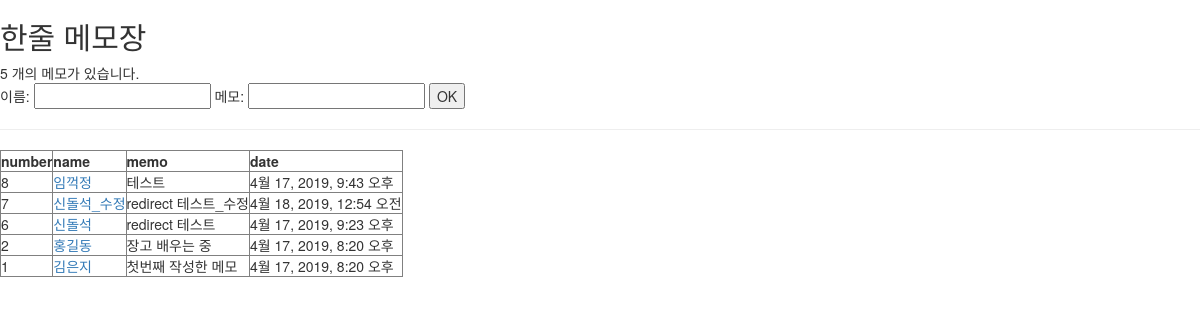
The page /memolist/ on the database as committed earlier.
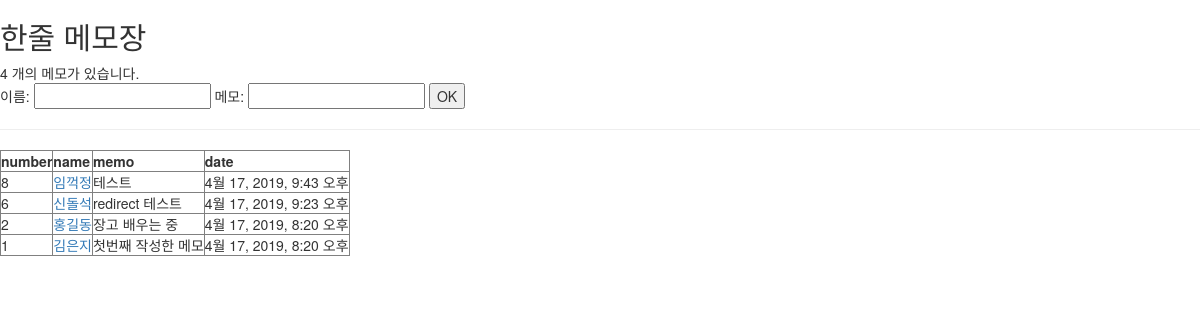
The same page on the database as committed later.
### memoapp/models.py (models this page shows)
class Memo(models.Model):
    idx = models.AutoField(primary_key=True)    #AutoField: 자동증가 메서드
    writer = models.CharField(null=False, max_length=50)
    memo = models.TextField(null=False)
    post_date = models.DateTimeField(default=datetime.now, blank=True)

### memoapp/views.py (the view)
# urls.py: path('', views.home),
def home(request):
    memoList = Memo.objects.order_by("-idx")       #내림차순 정렬, 최신글이 맨 위로
    memoCount = Memo.objects.all().count()
    return render(request, 'list.html', {"memoList": memoList, "memoCount": memoCount})

### memoapp/templates/list.html (shortened to what this page needs)
<!DOCTYPE html>
<html>
<body>
{% load bootstrap3 %}
{% bootstrap_css %}
{% block bootstrap3_content %}
    <h2> 한줄 메모장 </h2>
    {{memoCount}} 개의 메모가 있습니다. <br>
    <form action="memoinsert" method="POST">
        이름: <input type="text" name="writer"/>
        메모: <input type="text" name="memo" />
        <input type="submit" value="OK">
    </form>
    <hr>
    <table border="1">
        <tr>
            <th>number</th><th>name</th><th>memo</th><th>date</th>
            {% for row in memoList %}
            <tr>
                <td>{{row.idx}}</td>
                <td><a href="memodetail?idx={{row.idx}}">{{row.writer}}</a></td>
                <td>{{row.memo}}</td>
                <td>{{row.post_date}}</td>
            </tr>
            {% endfor %}
        </tr>
    </table>
{% endblock %}
</body>
</html>

Rows that differ between the two databases and show on the page:
removed Memo: idx "7", writer "신돌석_수정", memo "redirect 테스트_수정", post_date "4월 18, 2019, 12:54 오전"
Other text that changed with them:
{{ memoCount }}: "5" → "4"
